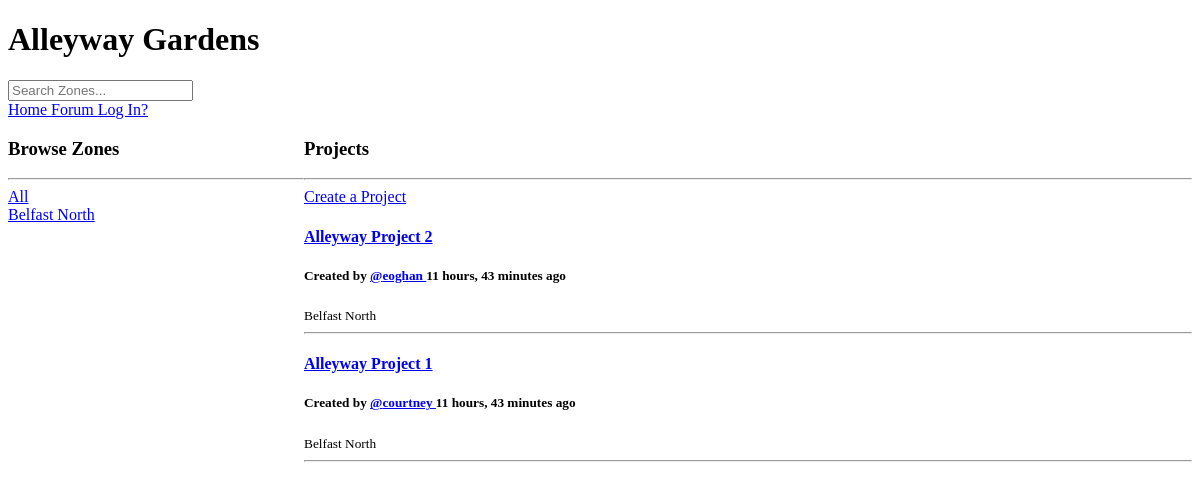
The app's page /, older data.
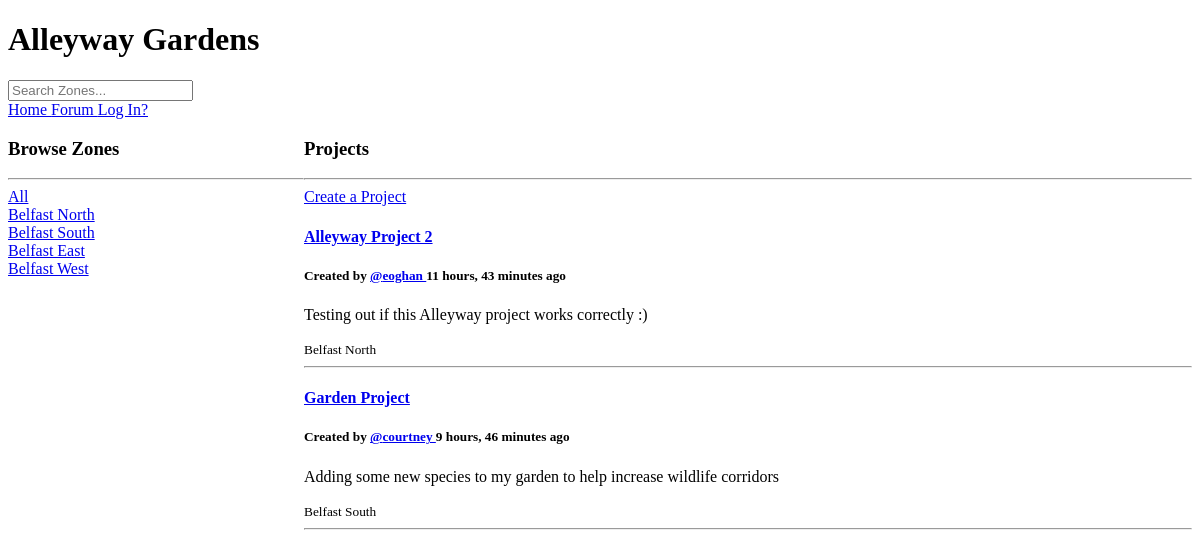
The same page, newer data.
### base/models.py (models this page shows, shortened)
class Zone(models.Model):
    name = models.CharField(max_length=200)

class Project(models.Model):
    host = models.ForeignKey(User, on_delete=models.SET_NULL, null=True)
    zone = models.ForeignKey(Zone, on_delete=models.SET_NULL, null=True)
    name = models.CharField(max_length=200)
    description = models.TextField(null=True, blank= True)
    participants = models.ManyToManyField(User, related_name='participants', blank=True)
    updated = models.DateTimeField(auto_now=True)
    created = models.DateTimeField(auto_now_add=True)
    class Meta:
        ordering = ['-updated', '-created']

### base/views.py (the view)
# urls.py: path('', views.home, name="home"),
def home(request):
    q = request.GET.get('q') if request.GET.get('q') != None else ''
    projects = Project.objects.filter(
                                      Q(zone__name__icontains=q) |
                                      Q(name__icontains=q)
                                      )
    zones = Zone.objects.all()
    context = {'projects' : projects, 'zones': zones}
    return  render(request, 'base/home.html' , context)

### base/templates/base/home.html (shortened to what this page needs)
{% extends 'main.html' %}
{% block content %}
<div class="home-container">
    <div>
        <h3>Browse Zones</h3>
        <hr>
        <div>
            <a href="{% url 'home' %}">All</a>
        </div>
        {% for zone in zones %}
            <div>
                <a href="{% url 'home' %}?q={{zone.name}}">{{zone.name}}</a>
            </div>
        {% endfor %}
    </div>
   <div>
        <h3> Projects </h3>
        <hr>
        <a href="{% url 'create-project' %}"> Create a Project </a>
        <div>
            {% for project in projects %}
            <div>
                <h4><a href="/project/{{project.id}}"> {{project.name}}</a></h4>
                <h5>Created by <a href="{% url 'user-profile' project.host.id %}">@{{project.host.username}} </a> {{project.created|timesince}} ago</h5>
                <p>{{project.description}}</p>
                <small> {{project.zone.name}}</small>
                <hr>
            </div>
            {% endfor %}
        </div>
   </div>
</div>
{% endblock content %}

### templates/main.html (shortened to what this page needs)
<!DOCTYPE html>
<html>
    <head>
        <link rel="stylesheet" href="">
    </head>
    <body>
      {% include 'navbar.html' %}
      {% block content %}
      {% endblock content %}
    </body>
</html>

### templates/navbar.html
    <h1>Alleyway Gardens </h1>
<form method="GET" action="{% url 'home' %}">
    <input type="text" name="q" placeholder="Search Zones..." />
</form>
<a href="/"> Home </a>
<a href= "{% url 'forum' %}"> Forum </a>
{% if request.user.is_authenticated %}
<a href="/profile/{{user.id}}"> Profile</a>
<a href="{% url 'logout' %}"> <b>Log Out</b></a>
{% else %}
<a href="{% url 'login' %}"> Log In?</a>
{% endif %}

### base/templates/base/home.html (style rules this page uses)
.home-container { display: grid; grid-template-columns: 1fr 3fr; }

Row changes from the older to the newer data that the page shows:
removed Project: name "Alleyway Project 1", host.username "courtney", created "11 hours, 43 minutes", zone.name "Belfast North"
added Zone: name "Belfast South"
added Zone: name "Belfast East"
added Zone: name "Belfast West"
changed Project "Alleyway Project 2": description (not shown) → "Testing out if this Alleyway project works correctly :)"
added Project: name "Garden Project", host.username "courtney", created "9 hours, 46 minutes", description "Adding some new species to my garden to help increase wildlife corridors", zone.name "Belfast South"
